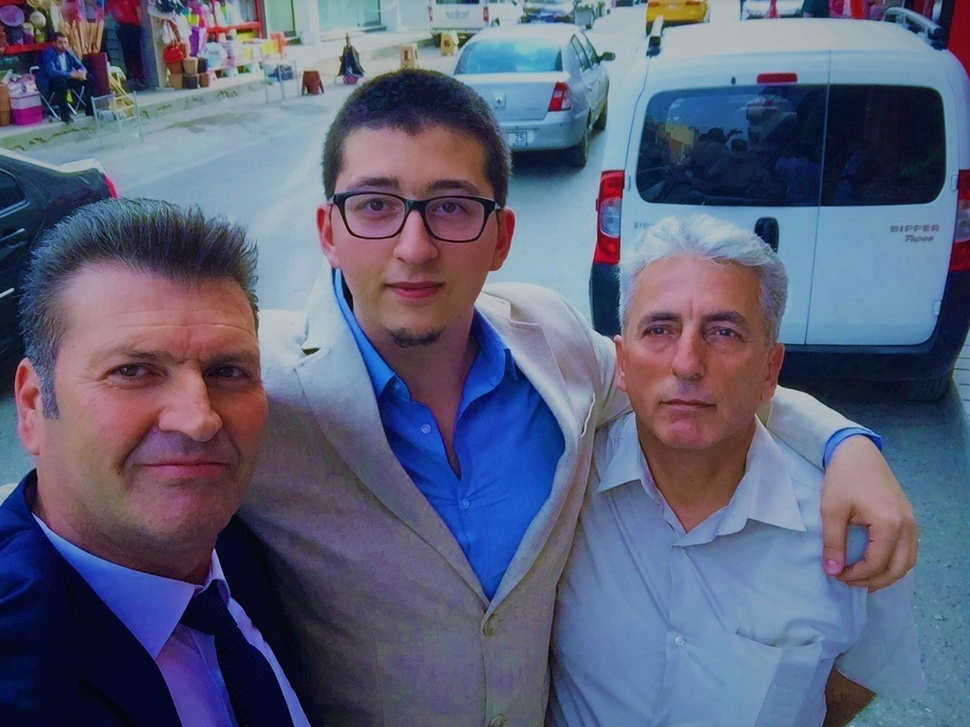
%> input picture Quizes/1/submission/image.jpg, 970 x 727 px, shrunk from 1280 x 960 before the run
$ octave script.m   (GNU Octave 9; MATLAB toolbox functions it lacks are replaced by stand-ins)
%> lines starting %> are read from the running program, lines starting %| are printed output that depends on the picture; in (x1, y1, x2, y2) boxes, pixels count from 0 and x2, y2 are one past the last pixel; in counts of white or black regions, pixels touching at a corner belong together; the program's own positions count from 1
image = imread("image.jpg");
%> image is the input picture: size 727x970x3 uint8; mean R, G, B 91.7, 97, 121.5
figure; imshow(image); axis image;
title("Original Image");

%Color histograms
redDistribution = image(:, :, 1);
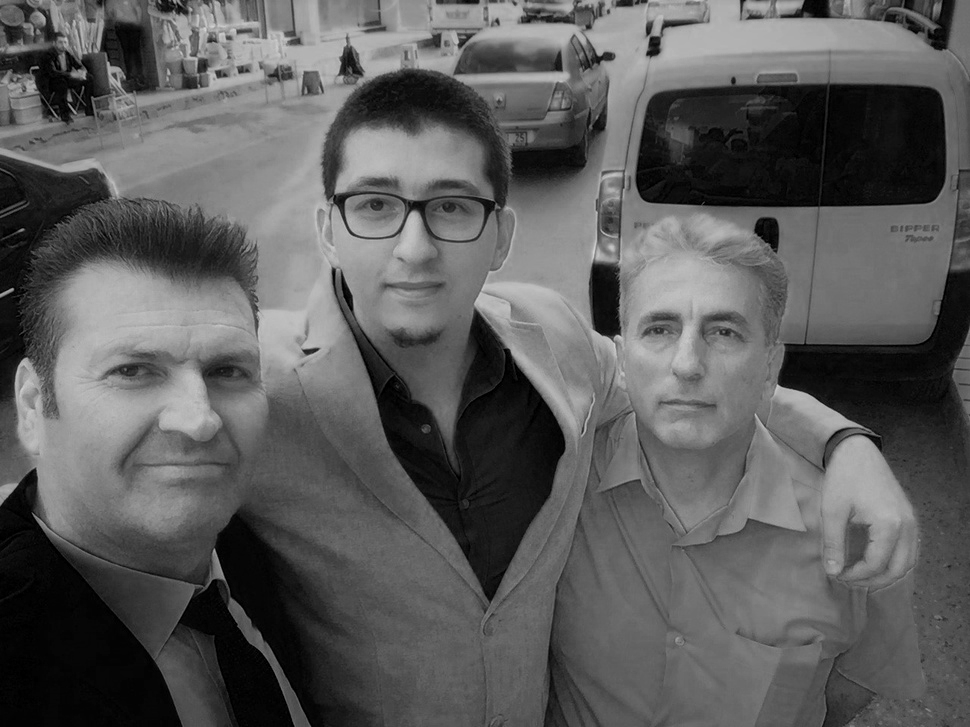
%> redDistribution: size 727x970 uint8; min 0, max 213, mean 91.7
greenDistribution = image(:, :, 2);
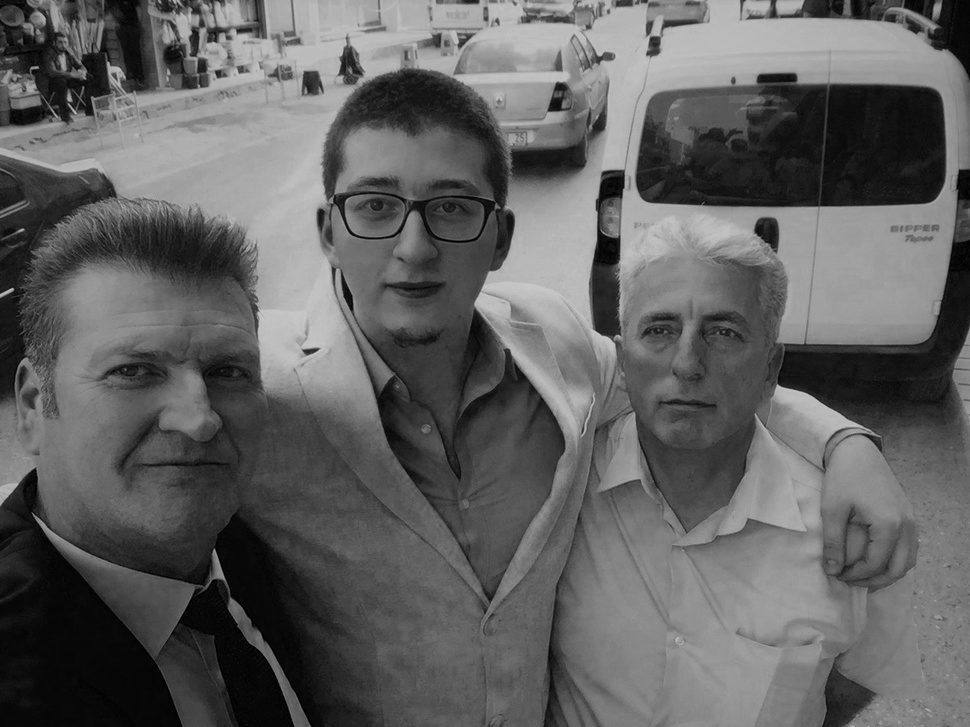
%> greenDistribution: size 727x970 uint8; min 0, max 203, mean 97
blueDistribution = image(:, :, 3);
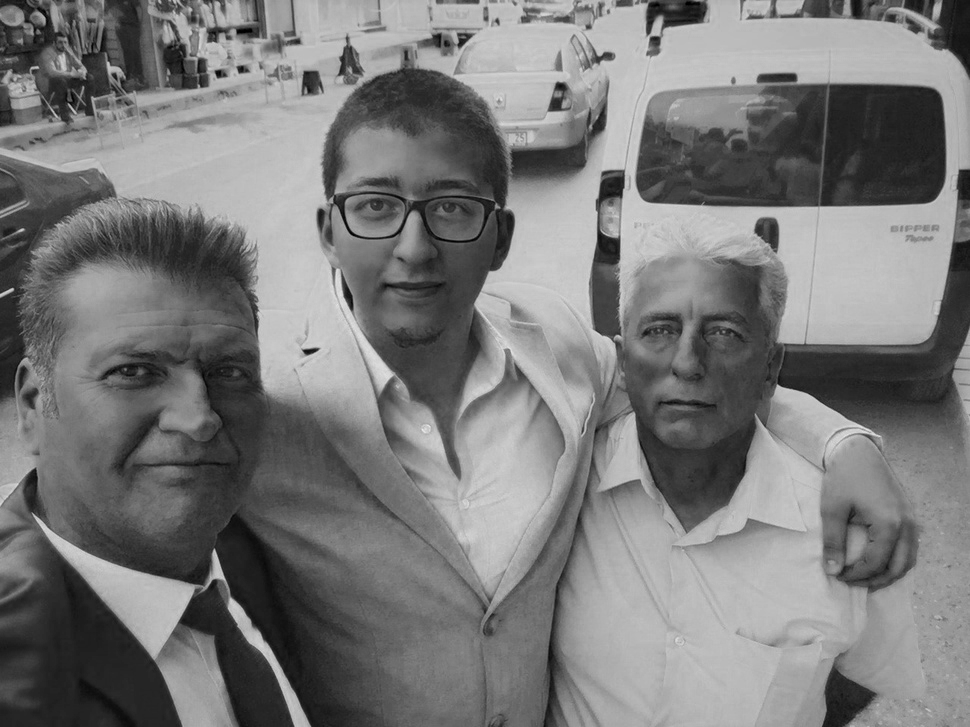
%> blueDistribution: size 727x970 uint8; min 0, max 235, mean 121.5
[red, x] = imhist(redDistribution);
%> red = 256 values, max 9284 at index 7, min 0 at index 204, mean 2754.6; x = 256 values from 0 to 255
[green, x] = imhist(greenDistribution);
%> green = 256 values, max 9111 at index 9, min 0 at index 205, mean 2754.6
[blue, x] = imhist(blueDistribution);
%> blue = 256 values, max 10151 at index 187, min 0 at index 231, mean 2754.6
plot(x, red, "Red", x, green, "Green", x, blue, "Blue"); % histograms
%> (this line was passed over: plot is not available in this run)

%%%%%%%%%%%%%%%%%%%%%%%%%%%%%%%%%%%%%%%%%%%%%%%%%%%%%%%%%%%%
%Faces
redDistributionPeople = 200 > image(:, :, 1) & image(:, :, 1) > 125;
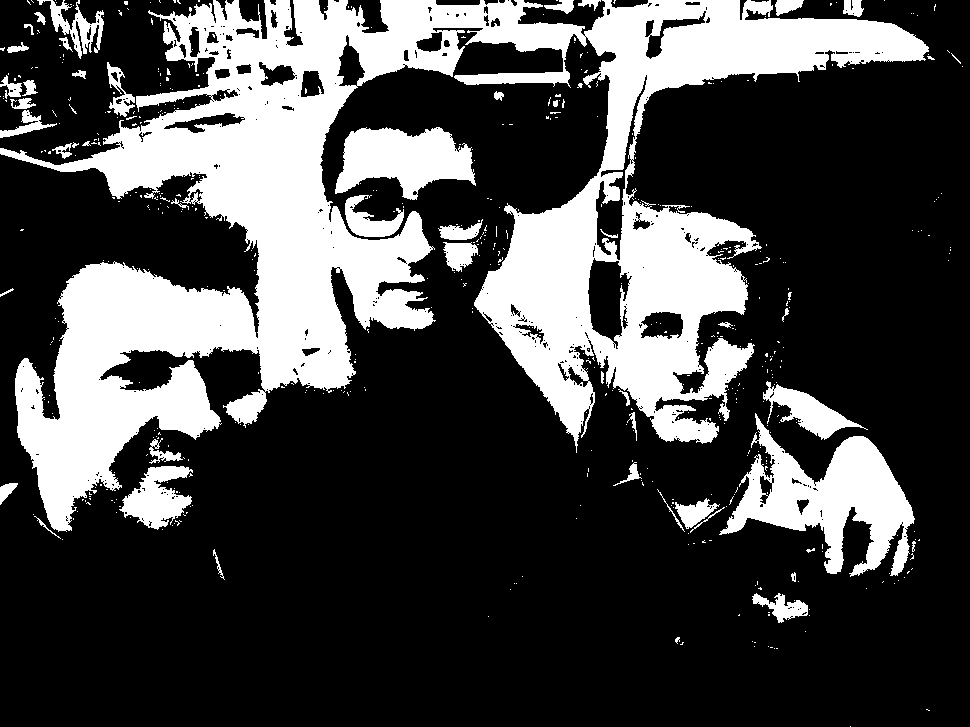
%> redDistributionPeople: size 727x970 logical; 28% white; 537 white regions (486 under 20 px), largest, box (x1, y1, x2, y2) and area: (0, 0, 929, 532) 162170, (719, 413, 915, 577) 13208, (335, 127, 476, 200) 6541
figure;
imagesc(redDistributionPeople); colormap(gray); axis image;
title("Red people");

greenDistributionPeople = 200 > image(:, :, 2) & image(:, :, 2) > 70;
%> greenDistributionPeople: size 727x970 logical; 65.8% white; 770 black regions (668 under 20 px), largest, box (x1, y1, x2, y2) and area: (0, 339, 403, 727) 89008, (636, 74, 946, 207) 31263, (356, 302, 565, 603) 22434
figure;
imagesc(greenDistributionPeople); colormap(gray); axis image;
title("Green people");

blueDistributionPeople = 150 > image(:, :, 3) & image(:, :, 3) > 30;
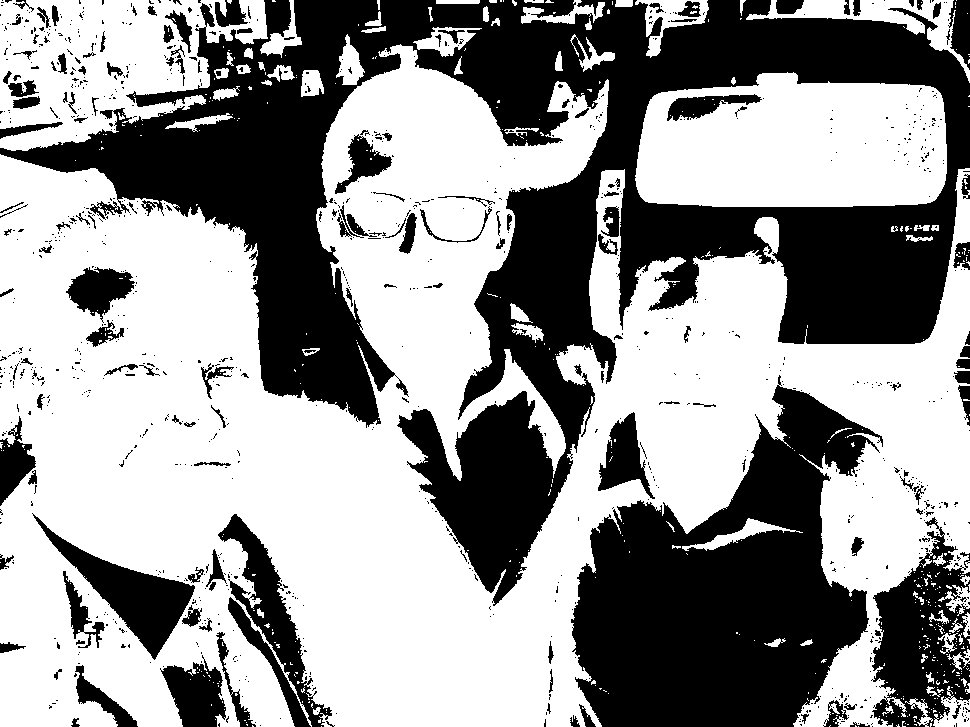
%> blueDistributionPeople: size 727x970 logical; 58.6% white; 1071 black regions (923 under 20 px), largest, box (x1, y1, x2, y2) and area: (0, 0, 970, 606) 175587, (571, 375, 883, 727) 61982, (871, 517, 970, 727) 11507
figure;
imagesc(blueDistributionPeople); colormap(gray); axis image;
title("Blue people");

merged = (redDistributionPeople & greenDistributionPeople) & blueDistributionPeople;
%> merged: size 727x970 logical; 10.4% white; 735 white regions (683 under 20 px), largest, box (x1, y1, x2, y2) and area: (15, 261, 260, 532) 27976, (613, 256, 755, 442) 12817, (820, 440, 915, 577) 7207
figure;
imagesc(merged); colormap(gray); axis image;
title("Red & Green & Blue people");
%%%%%%%%%%%%%%%%%%%%%%%%%%%%%%%%%%%%%%%%%%%%%%%%%%%%%%%%%%%%
%Cars
redDistributionCar = 135 > image(:, :, 1) & image(:, :, 1) > 100;
%> redDistributionCar: size 727x970 logical; 22.6% white; 1825 white regions (1635 under 20 px), largest, box (x1, y1, x2, y2) and area: (500, 70, 921, 727) 58923, (772, 0, 970, 328) 22133, (38, 415, 223, 541) 7627
figure;
imagesc(redDistributionCar); colormap(gray); axis image;
title("Red car");

greenDistributionCar = 200 > image(:, :, 2) & image(:, :, 2) > 140;
%> greenDistributionCar: size 727x970 logical; 25.7% white; 611 white regions (544 under 20 px), largest, box (x1, y1, x2, y2) and area: (0, 0, 958, 449) 142575, (666, 540, 837, 727) 15916, (719, 414, 821, 535) 5750
figure;
imagesc(greenDistributionCar); colormap(gray); axis image;
title("Green car");

blueDistributionCar = image(:, :, 3) > 185;
%> blueDistributionCar: size 727x970 logical; 16.2% white; 975 white regions (881 under 20 px), largest, box (x1, y1, x2, y2) and area: (574, 0, 829, 337) 24907, (155, 113, 393, 389) 23911, (482, 174, 615, 356) 10464
figure;
imagesc(blueDistributionCar); colormap(gray); axis image;
title("Blue car");

merged2 = (redDistributionCar & greenDistributionCar) & blueDistributionCar;
%> merged2: size 727x970 logical; 5% white; 666 white regions (603 under 20 px), largest, box (x1, y1, x2, y2) and area: (809, 206, 922, 328) 9957, (621, 70, 818, 331) 7573, (666, 563, 822, 693) 6771
figure;
imagesc(merged2); colormap(gray); axis image;
title("Red & Green & Blue for car");
%%%%%%%%%%%%%%%%%%%%%%%%%%%%%%%%%%%%%%%%%%%%%%%%%%%%%%%%%%%%
%Acccessory
redDistributionAccessory = 45 > image(:, :, 1);
%> redDistributionAccessory: size 727x970 logical; 23.3% white; 519 white regions (446 under 20 px), largest, box (x1, y1, x2, y2) and area: (636, 84, 946, 207) 34282, (0, 469, 182, 727) 27181, (340, 305, 565, 603) 25829
figure;
imagesc(redDistributionAccessory); colormap(gray); axis image;
title("Red accessory");

greenDistributionAccessory = 25 > image(:, :, 2);
%> greenDistributionAccessory: size 727x970 logical; 11.8% white; 805 white regions (713 under 20 px), largest, box (x1, y1, x2, y2) and area: (0, 469, 182, 727) 23330, (821, 87, 944, 206) 11482, (214, 510, 337, 727) 9284
figure;
imagesc(greenDistributionAccessory); colormap(gray); axis image;
title("Green accessory");

blueDistributionAccessory = 44 > image(:, :, 3);
%> blueDistributionAccessory: size 727x970 logical; 10.5% white; 770 white regions (656 under 20 px), largest, box (x1, y1, x2, y2) and area: (0, 563, 180, 727) 16037, (822, 86, 945, 205) 10768, (214, 511, 354, 727) 10249
figure;
imagesc(blueDistributionAccessory); colormap(gray); axis image;
title("Blue accessory");

merged3 = (redDistributionAccessory & greenDistributionAccessory) & blueDistributionAccessory;
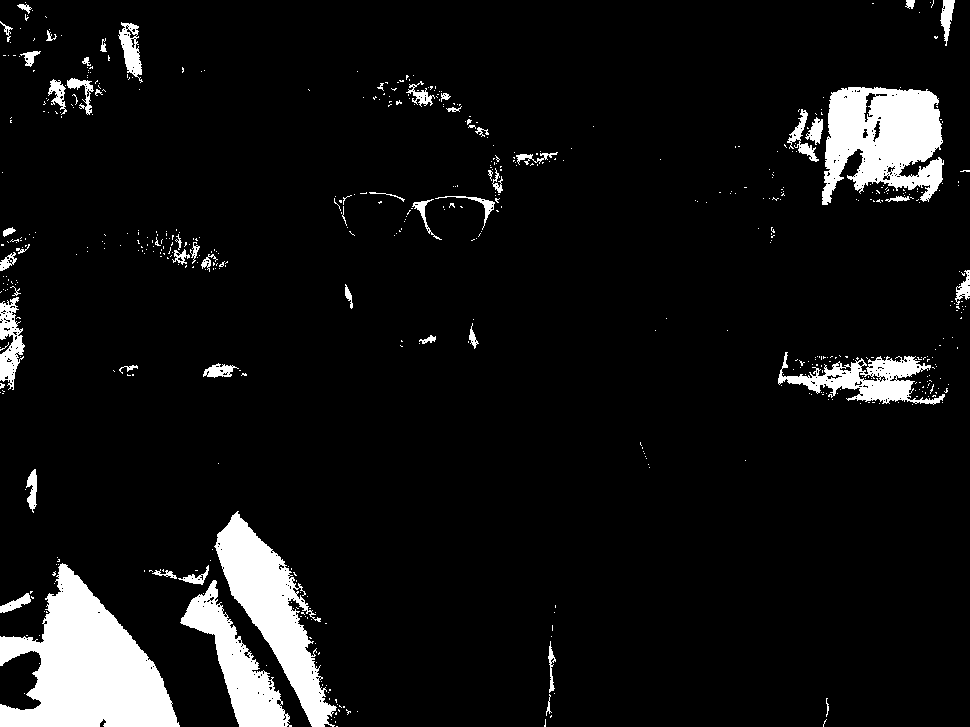
%> merged3: size 727x970 logical; 7.6% white; 583 white regions (529 under 20 px), largest, box (x1, y1, x2, y2) and area: (0, 563, 180, 727) 16037, (822, 87, 944, 205) 10018, (214, 511, 337, 727) 9072
figure;
imagesc(merged3); colormap(gray); axis image;
title("Red & Green & Blue accessory");
